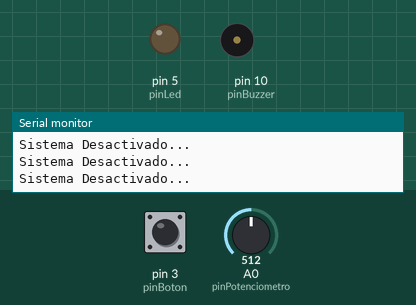
Recording of a sketch running on a simulated Arduino Uno, built with avr-gcc and run on an emulated ATmega328P. On the bench: output pins drawn as LEDs (lit = HIGH), buzzer (waves = sounding), the last lines printed to the serial monitor. The inputs (shaded band) are chosen by the test bench; at power-on: pin 3 (pinBoton) HIGH, A0 (pinPotenciometro) = 512.

Above: at 1.2 s.
1.3 s: pin 3 (pinBoton) pulled LOW for 0.15 s
At 2.5 s:
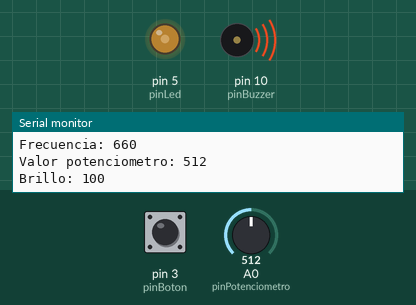
2.9 s: A0 (pinPotenciometro) set to 716
At 3.4 s:
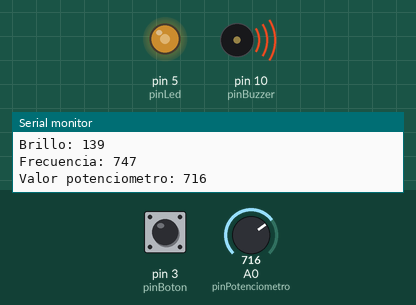
4.4 s: A0 (pinPotenciometro) set to 1023
At 5.1 s:
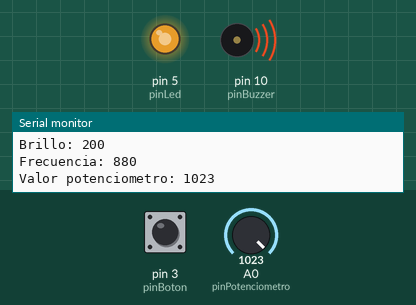
5.9 s: A0 (pinPotenciometro) set to 0
At 6.7 s:
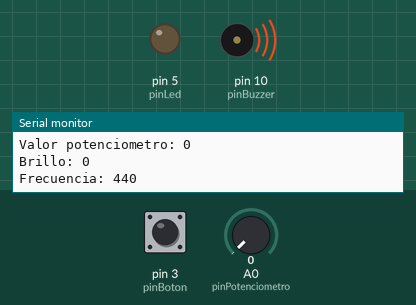
7.4 s: A0 (pinPotenciometro) set to 4
At 8.3 s:
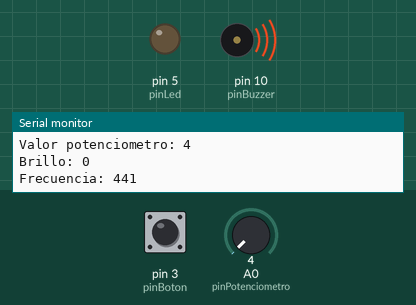
8.9 s: A0 (pinPotenciometro) set to 7
At 10.0 s:
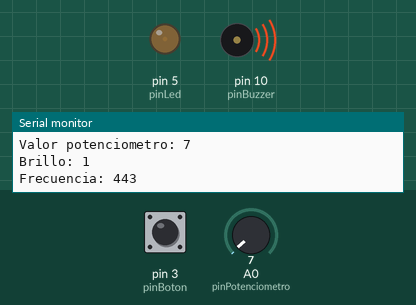
Timing chart, 0 to 11.4 s (numbered marks = the images above; inputs shaded):
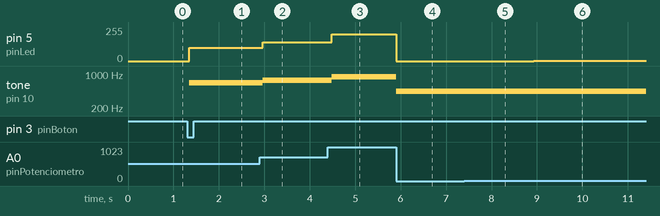

Measured:
- after the input at 1.3 s, pin 5 (pinLed): 0/255 → 100/255 after 0.05 s; tone on pin 10 (pinBuzzer): silent → 660 Hz after 0.05 s
- after the input at 2.9 s, pin 5 (pinLed): 100/255 → 139/255 after 0.07 s; tone on pin 10 (pinBuzzer): 660 Hz → 747 Hz after 0.07 s
- after the input at 4.4 s, pin 5 (pinLed): 139/255 → 200/255 after 0.09 s; tone on pin 10 (pinBuzzer): 747 Hz → 880 Hz after 0.09 s
- after the input at 5.9 s, pin 5 (pinLed): 200/255 → 0/255 at once; tone on pin 10 (pinBuzzer): 880 Hz → 440 Hz at once
- after the input at 7.4 s, tone on pin 10 (pinBuzzer): 440 Hz → 441 Hz at once
- after the input at 8.9 s, pin 5 (pinLed): 0/255 → 1/255 at once; tone on pin 10 (pinBuzzer): 441 Hz → 443 Hz at once

The sketch:

s_Potenciometro.ino
```cpp
const int pinPotenciometro = A0;
const int pinLed = 5;
const int pinBuzzer = 10;
const int pinBoton = 3;

int frecuenciaAnterior = 0;
int pulsoAnterior = HIGH   ;
bool activo = false;

void setup() {
  pinMode (pinLed, OUTPUT);
  pinMode (pinBuzzer, OUTPUT);
  pinMode (pinBoton, INPUT_PULLUP);
  Serial.begin(9600);


}

void loop() {

  int estadoPulsador = digitalRead(pinBoton);

  if (estadoPulsador == LOW && pulsoAnterior == HIGH){

    activo = !activo;
    delay(50);
  }

  pulsoAnterior = estadoPulsador;


  if (activo) {
    int valor = analogRead(pinPotenciometro);
    int brillo = map(valor, 0, 1023, 0 , 200); //Conversion de analogo a PWM
    int frecuencia = map(valor, 0, 1023, 440, 880); // Convierte a HZ

    analogWrite(pinLed, brillo); //Brillo de led


    if (frecuencia != frecuenciaAnterior){
      tone(pinBuzzer, frecuencia);
      frecuenciaAnterior = frecuencia;
    }

    Serial.print("Valor potenciometro: ");
    Serial.println(valor);
    Serial.print("Brillo: ");
    Serial.println(brillo);
    Serial.print("Frecuencia: ");
    Serial.println(frecuencia);


  }else {
    analogWrite(pinLed, 0);
    noTone(pinBuzzer);
    Serial.println("Sistema Desactivado...");
  }

  delay(100);
}
```
